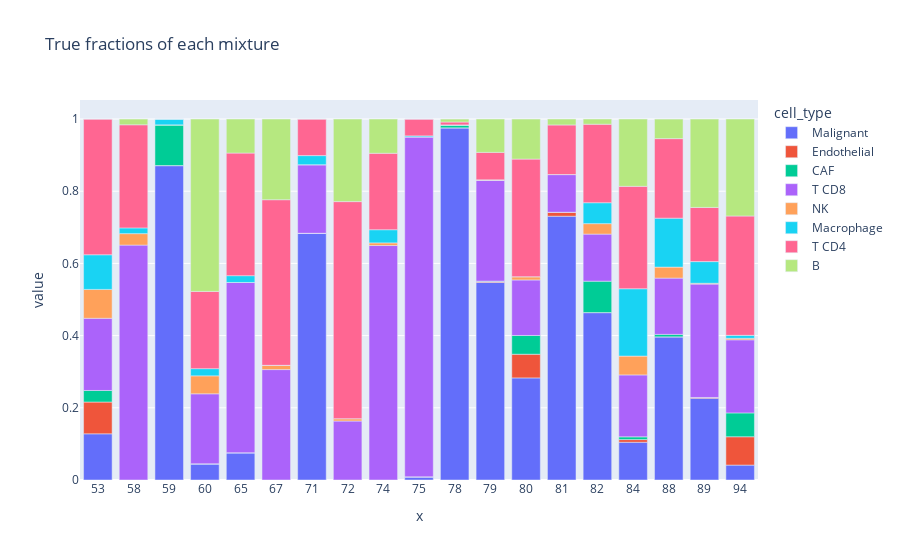

Source (notebook cell):
### Code cell
fig = px.bar(
    truth,
    x=truth.index.astype(str),
    y=truth.columns,
    title="True fractions of each mixture"
)

fig.show()

### Figure 1 — Plotly figure (JSON) as saved in the notebook; plotly's stock layout.template omitted (floating-point values rounded to 4 significant figures)
{"data": [{"alignmentgroup": "True", "hovertemplate": "cell_type=Malignant<br>x=%{x}<br>value=%{y}<extra></extra>", "legendgroup": "Malignant", "marker": {"color": "#636efa", "pattern": {"shape": ""}}, "name": "Malignant", "offsetgroup": "Malignant", "orientation": "v", "showlegend": true, "textposition": "auto", "type": "bar", "x": ["53", "58", "59", "60", "65", "67", "71", "72", "74", "75", "78", "79", "80", "81", "82", "84", "88", "89", "94"], "xaxis": "x", "y": [0.128, 0, 0.871, 0.0448, 0.0755, 0, 0.6835, 0, 0, 0.0087, 0.9756, 0.5474, 0.2828, 0.7308, 0.4638, 0.1045, 0.3966, 0.2263, 0.0413], "yaxis": "y"}, {"alignmentgroup": "True", "hovertemplate": "cell_type=Endothelial<br>x=%{x}<br>value=%{y}<extra></extra>", "legendgroup": "Endothelial", "marker": {"color": "#EF553B", "pattern": {"shape": ""}}, "name": "Endothelial", "offsetgroup": "Endothelial", "orientation": "v", "showlegend": true, "textposition": "auto", "type": "bar", "x": ["53", "58", "59", "60", "65", "67", "71", "72", "74", "75", "78", "79", "80", "81", "82", "84", "88", "89", "94"], "xaxis": "x", "y": [0.088, 0, 0, 0, 0, 0, 0, 0, 0, 0, 0, 0.0023, 0.0656, 0.011, 0, 0.0075, 0, 0.0023, 0.0785], "yaxis": "y"}, {"alignmentgroup": "True", "hovertemplate": "cell_type=CAF<br>x=%{x}<br>value=%{y}<extra></extra>", "legendgroup": "CAF", "marker": {"color": "#00cc96", "pattern": {"shape": ""}}, "name": "CAF", "offsetgroup": "CAF", "orientation": "v", "showlegend": true, "textposition": "auto", "type": "bar", "x": ["53", "58", "59", "60", "65", "67", "71", "72", "74", "75", "78", "79", "80", "81", "82", "84", "88", "89", "94"], "xaxis": "x", "y": [0.032, 0, 0.1129, 0, 0, 0, 0, 0, 0, 0, 0.0081, 0.0012, 0.052, 0, 0.087, 0.0075, 0.0068, 0, 0.0661], "yaxis": "y"}, {"alignmentgroup": "True", "hovertemplate": "cell_type=T CD8<br>x=%{x}<br>value=%{y}<extra></extra>", "legendgroup": "T CD8", "marker": {"color": "#ab63fa", "pattern": {"shape": ""}}, "name": "T CD8", "offsetgroup": "T CD8", "orientation": "v", "showlegend": true, "textposition": "auto", "type": "bar", "x": ["53", "58", "59", "60", "65", "67", "71", "72", "74", "75", "78", "79", "80", "81", "82", "84", "88", "89", "94"], "xaxis": "x", "y": [0.2, 0.6508, 0, 0.194, 0.4717, 0.3059, 0.1899, 0.1634, 0.6496, 0.9417, 0, 0.2795, 0.1538, 0.1044, 0.1304, 0.1716, 0.1559, 0.3141, 0.2025], "yaxis": "y"}, {"alignmentgroup": "True", "hovertemplate": "cell_type=NK<br>x=%{x}<br>value=%{y}<extra></extra>", "legendgroup": "NK", "marker": {"color": "#FFA15A", "pattern": {"shape": ""}}, "name": "NK", "offsetgroup": "NK", "orientation": "v", "showlegend": true, "textposition": "auto", "type": "bar", "x": ["53", "58", "59", "60", "65", "67", "71", "72", "74", "75", "78", "79", "80", "81", "82", "84", "88", "89", "94"], "xaxis": "x", "y": [0.08, 0.0317, 0, 0.0498, 0, 0.0118, 0, 0.0065, 0.0073, 0, 0, 0.0012, 0.009, 0, 0.029, 0.0522, 0.0305, 0.0023, 0.0041], "yaxis": "y"}, {"alignmentgroup": "True", "hovertemplate": "cell_type=Macrophage<br>x=%{x}<br>value=%{y}<extra></extra>", "legendgroup": "Macrophage", "marker": {"color": "#19d3f3", "pattern": {"shape": ""}}, "name": "Macrophage", "offsetgroup": "Macrophage", "orientation": "v", "showlegend": true, "textposition": "auto", "type": "bar", "x": ["53", "58", "59", "60", "65", "67", "71", "72", "74", "75", "78", "79", "80", "81", "82", "84", "88", "89", "94"], "xaxis": "x", "y": [0.096, 0.0159, 0.0161, 0.0199, 0.0189, 0, 0.0253, 0, 0.0365, 0.0029, 0, 0, 0, 0, 0.058, 0.1866, 0.1356, 0.06, 0.0083], "yaxis": "y"}, {"alignmentgroup": "True", "hovertemplate": "cell_type=T CD4<br>x=%{x}<br>value=%{y}<extra></extra>", "legendgroup": "T CD4", "marker": {"color": "#FF6692", "pattern": {"shape": ""}}, "name": "T CD4", "offsetgroup": "T CD4", "orientation": "v", "showlegend": true, "textposition": "auto", "type": "bar", "x": ["53", "58", "59", "60", "65", "67", "71", "72", "74", "75", "78", "79", "80", "81", "82", "84", "88", "89", "94"], "xaxis": "x", "y": [0.376, 0.2857, 0, 0.2139, 0.3396, 0.4588, 0.1013, 0.6013, 0.2117, 0.0466, 0.0081, 0.076, 0.3258, 0.1374, 0.2174, 0.2836, 0.2203, 0.1501, 0.3306], "yaxis": "y"}, {"alignmentgroup": "True", "hovertemplate": "cell_type=B<br>x=%{x}<br>value=%{y}<extra></extra>", "legendgroup": "B", "marker": {"color": "#B6E880", "pattern": {"shape": ""}}, "name": "B", "offsetgroup": "B", "orientation": "v", "showlegend": true, "textposition": "auto", "type": "bar", "x": ["53", "58", "59", "60", "65", "67", "71", "72", "74", "75", "78", "79", "80", "81", "82", "84", "88", "89", "94"], "xaxis": "x", "y": [0, 0.0159, 0, 0.4776, 0.0943, 0.2235, 0, 0.2288, 0.0949, 0, 0.0081, 0.0924, 0.1109, 0.0165, 0.0145, 0.1866, 0.0542, 0.2448, 0.2686], "yaxis": "y"}], "layout": {"autosize": true, "barmode": "relative", "legend": {"title": {"text": "cell_type"}, "tracegroupgap": 0}, "title": {"text": "True fractions of each mixture"}, "xaxis": {"anchor": "y", "autorange": true, "domain": [0, 1], "range": [-0.5, 18.5], "title": {"text": "x"}, "type": "category"}, "yaxis": {"anchor": "x", "autorange": true, "domain": [0, 1], "range": [0, 1.053], "title": {"text": "value"}, "type": "linear"}}}
